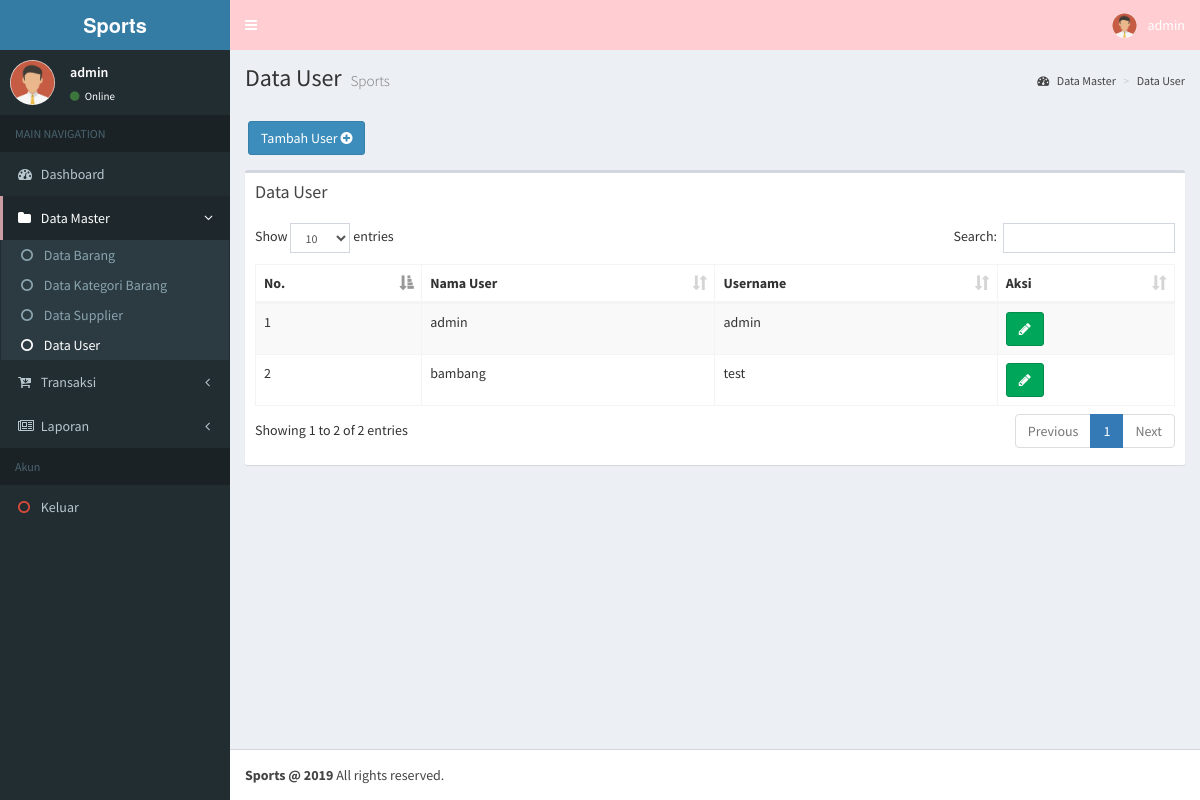
The page /?page=user (signed in) on the database its author committed.
### tables this page shows
CREATE TABLE `user` (
  `id_user` int(11) NOT NULL,
  `nama_user` varchar(100) NOT NULL,
  `username` varchar(25) NOT NULL,
  `password` varchar(25) NOT NULL
);

### pages/user/user.php (the view, shortened to what this page needs)
<div class="content-wrapper">
  <section class="content-header">
    <h1>
    Data User
    <small>Sports</small>
    </h1>
    <ol class="breadcrumb">
      <li><a href="#"><i class="fa fa-dashboard"></i> Data Master</a></li>
      <li><a href="#">Data User</a></li>
    </ol>
  </section>
  <br>
  <div class="row">
    <div style="padding: 1%">
      <div class="col-md-2">
        <center><button class="btn btn-primary" id="btn_add">Tambah User <i class="fa fa-plus-circle"></i> </button></center>
      </div>
    </div>
  </div>
        </div>
        <section class="content">
          <div class="row">
            <div class="col-xs-12">
              <div class="box" style="overflow-y: auto;">
                <div class="box-header">
                  <h3 class="box-title">Data User</h3>
                  </div>
                  <div class="box-body">
                    <table id="example1" class="table table-bordered table-striped">
                      <thead>
                        <tr>
                          <th>No.</th>
                          <th>Nama User</th>
                          <th>Username</th>
                          <th>Aksi</th>
                        </tr>
                      </thead>
                      <tbody>
                        <?php
                        $no=1;
                        $sql = "SELECT * from user";
                        $query = $connect->query($sql);
                        while ($data = $query->fetch(PDO::FETCH_OBJ)) {
                        ?>
                        <tr>
                          <td><?php echo $no++; ?></td>
                          <td><?php echo $data->nama_user; ?></td>
                          <td><?php echo $data->username; ?></td>
                          <td>
                            <a href="?page=user&action=edit&edit=<?php echo $data->id_user; ?>" class="btn btn-success"><i class="fa fa-pencil"></i></a>
                          </td>
                          <?php } ?>
                        </tr>
                      </tbody>
                    </table>
                    </div>
                    </div>
                    </div>
                    </div>
                    </section>
                  </div>

### rows shown on the page
user: nama_user "admin", username "admin"
user: nama_user "bambang", username "test"

### other values the page prints
$_SESSION['username'] "admin"
